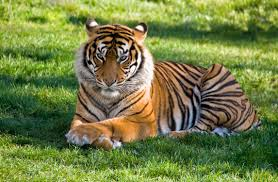
#> input picture nature1.jpeg, 278 x 182 px
$ python objectRecolor.py
#> lines starting #> are read from the running program, lines starting #| are printed output that depends on the picture; after the words box and inside, x2 and y2 are one past the last pixel; in counts of white or black regions, pixels touching at a corner belong together
import cv2
import numpy as np


image = cv2.imread('nature1.jpeg')
#> image is the input picture: shape (182, 278, 3); mean B, G, R 68.6, 126.7, 115


gray = cv2.cvtColor(image, cv2.COLOR_BGR2GRAY)
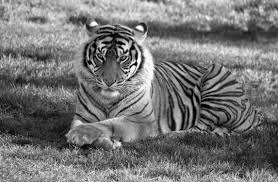
#> gray: shape (182, 278); min 0, max 255, mean 116.5


_, thresh = cv2.threshold(gray, 120, 255, cv2.THRESH_BINARY)
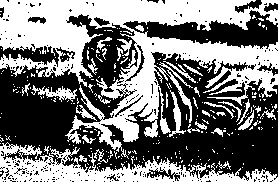
#> thresh: shape (182, 278); 47.5% white; 263 white regions (231 under 20 px)


contours, _ = cv2.findContours(thresh, cv2.RETR_EXTERNAL, cv2.CHAIN_APPROX_SIMPLE)
#> contours = 260 contours, 237 with area under 20; largest, box (x1, y1, x2, y2) and area: (0, 0, 278, 159) 16177, (0, 142, 278, 182) 4344, (31, 85, 77, 102) 223, (169, 90, 186, 137) 170, (238, 110, 254, 130) 82


new_color = [0, 0, 255]

for contour in contours:

    mask = np.zeros_like(image)

    cv2.drawContours(mask, [contour], -1, (255, 255, 255), thickness=cv2.FILLED)


    mask = mask[:, :, 0]


    image[mask == 255] = new_color
#> this loop made 260 passes
#> contour on passes 1 to 3: [[0, 172], [0, 173], [1, 173], [1, 172]], [[206, 170], [206, 171], [207, 170]], [[219, 169]]
#> pass 1, `mask = mask[:, :, 0]`:
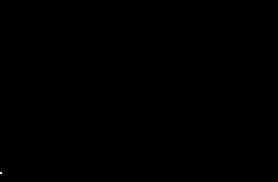
#> mask: shape (182, 278); 0.01% white in thin lines or dots, all inside (x1, y1, x2, y2) = (0, 172, 2, 174)
#> after the loop:
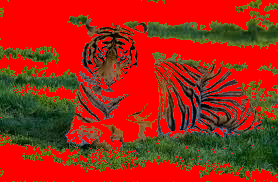
#> image: shape (182, 278, 3); mean B, G, R 21, 40.9, 163.3
#> after the loop:
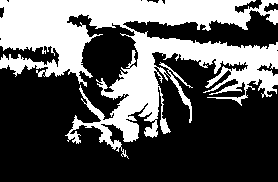
#> mask: shape (182, 278); 35.6% white; 1 white region, box (x1, y1, x2, y2) and area: (0, 0, 278, 159) 18000


cv2.imshow('Original Image', cv2.imread('nature1.jpeg'))
cv2.imshow('Recolored Image', image)


cv2.imwrite('recolored_image.jpg', image)


cv2.waitKey(0)
cv2.destroyAllWindows()

$ run again, with download.jpeg copied over nature1.jpeg
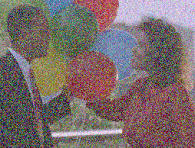
#> input picture download.jpeg, 195 x 148 px
#> image is the input picture: shape (148, 195, 3); mean B, G, R 107.9, 108.5, 122.8
#> `_, thresh = cv2.threshold(gray, 120, 255, cv2.THRESH_BINARY)`:
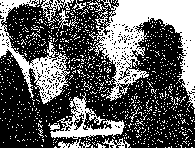
#> thresh: shape (148, 195); 37.1% white; 984 white regions (972 under 20 px)
#> contours = 983 contours, 975 with area under 20; largest, box (x1, y1, x2, y2) and area: (87, 0, 195, 108) 4783, (0, 0, 70, 104) 1956, (50, 92, 125, 139) 1056, (41, 0, 74, 23) 224, (58, 139, 81, 148) 72, (102, 138, 130, 148) 68, (55, 9, 79, 29) 50, (48, 123, 60, 130) 32
#> the loop `for contour in contours: ` made 983 passes
#> contour on passes 1 to 3: [[191, 147], [192, 147]], [[185, 147]], [[168, 147], [169, 147]]
#> after the loop `for contour in contours:`:
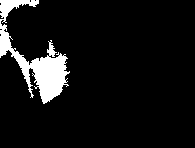
#> mask: shape (148, 195); 7.8% white; 1 white region, box (x1, y1, x2, y2) and area: (0, 0, 70, 104) 2259

$ run again, with download1.jpeg copied over nature1.jpeg
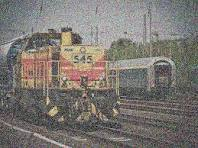
#> input picture download1.jpeg, 198 x 148 px
#> image is the input picture: shape (148, 198, 3); mean B, G, R 113.9, 118.8, 123.5
#> `_, thresh = cv2.threshold(gray, 120, 255, cv2.THRESH_BINARY)`:
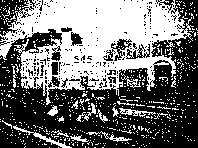
#> thresh: shape (148, 198); 44.6% white; 622 white regions (604 under 20 px)
#> contours = 615 contours, 605 with area under 20; largest, box (x1, y1, x2, y2) and area: (0, 0, 194, 105) 11739, (13, 125, 72, 148) 116, (119, 108, 156, 117) 106, (86, 131, 132, 142) 68, (76, 103, 96, 122) 50
#> the loop `for contour in contours: ` made 615 passes
#> contour on passes 1 to 3: [[139, 147]], [[102, 147], [103, 147]], [[94, 147], [95, 147]]
#> after the loop `for contour in contours:`:
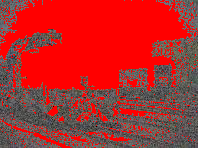
#> image: shape (148, 198, 3); mean B, G, R 44, 45.4, 175.6
